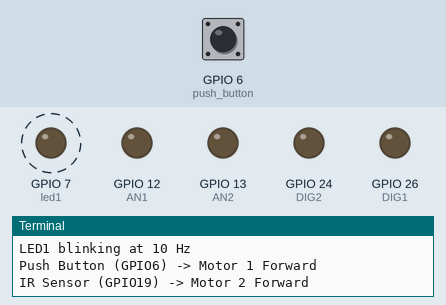
The program below on a simulated Raspberry Pi (BCM pin numbers). On the bench: output pins drawn as LEDs (lit = HIGH), the last lines printed to the terminal. Dashed ring = blinking. The inputs (shaded band) are chosen by the test bench; at power-on: GPIO 6 (push_button) HIGH. Threads take turns every 2 ms.

Above: at 1.26 s.
1.3 s: GPIO 6 (push_button) pulled LOW for 0.15 s
At 1.51 s:
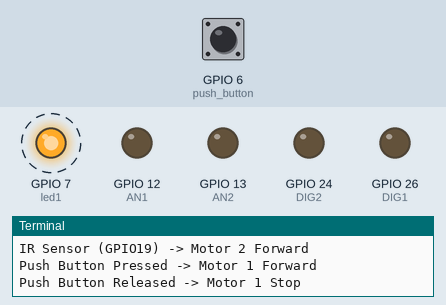
4.3 s: GPIO 6 (push_button) pulled LOW for 3.2 s
At 4.51 s:
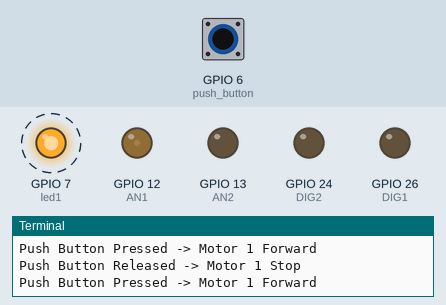
Timing chart, 0 to 15.0 s (numbered marks = the images above; inputs shaded):
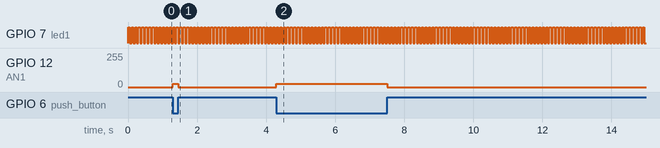

The program:

3_Integrating_PWM_DI.py
```python
from gpiozero import LED, Button
import RPi.GPIO as GPIO
import threading
import time
from signal import pause

# --------------------------------------------------
# GPIOZERO DEVICES
# --------------------------------------------------

# Status LED
led1 = LED(7)

# Push Button (changed to GPIO6)
push_button = Button(6)

# IR Sensor
ir_sensor = Button(19, pull_up=True)

# --------------------------------------------------
# MOTOR DRIVER SETUP (MDD10-Hat Sign-Magnitude Mode)
# --------------------------------------------------

GPIO.setmode(GPIO.BCM)
GPIO.setwarnings(False)

AN1 = 12
AN2 = 13
DIG1 = 26
DIG2 = 24

GPIO.setup(AN1, GPIO.OUT)
GPIO.setup(AN2, GPIO.OUT)
GPIO.setup(DIG1, GPIO.OUT)
GPIO.setup(DIG2, GPIO.OUT)

p1 = GPIO.PWM(AN1, 100)
p2 = GPIO.PWM(AN2, 100)

p1.start(0)
p2.start(0)

MOTOR_SPEED = 10

# --------------------------------------------------
# LED1 BLINKING THREAD (10 Hz)
# --------------------------------------------------

def blink_led():
    while True:
        led1.toggle()
        time.sleep(0.05)   # 10 Hz

threading.Thread(target=blink_led, daemon=True).start()

# --------------------------------------------------
# MOTOR 1 CONTROL (PUSH BUTTON)
# --------------------------------------------------

def motor1_forward():
    GPIO.output(DIG1, GPIO.LOW)
    p1.ChangeDutyCycle(MOTOR_SPEED)
    print("Push Button Pressed -> Motor 1 Forward")

def motor1_stop():
    p1.ChangeDutyCycle(0)
    print("Push Button Released -> Motor 1 Stop")

push_button.when_pressed = motor1_forward
push_button.when_released = motor1_stop

# --------------------------------------------------
# MOTOR 2 CONTROL (IR SENSOR)
# --------------------------------------------------

def motor2_forward():
    GPIO.output(DIG2, GPIO.LOW)
    p2.ChangeDutyCycle(MOTOR_SPEED)
    print("IR Sensor Triggered -> Motor 2 Forward")

def motor2_stop():
    p2.ChangeDutyCycle(0)
    print("IR Sensor Normal -> Motor 2 Stop")

ir_sensor.when_pressed = motor2_forward
ir_sensor.when_released = motor2_stop

# --------------------------------------------------
# MAIN
# --------------------------------------------------

print("System Ready")
print("LED1 blinking at 10 Hz")
print("Push Button (GPIO6) -> Motor 1 Forward")
print("IR Sensor (GPIO19) -> Motor 2 Forward")

try:
    pause()

except KeyboardInterrupt:
    pass

finally:
    p1.ChangeDutyCycle(0)
    p2.ChangeDutyCycle(0)
    p1.stop()
    p2.stop()
    GPIO.cleanup()
```

Measured:
- after the input at 1.3 s, GPIO 12 (AN1): 0/255 → 26/255 at once, → 0/255 0.15 s later
- after the input at 4.3 s, GPIO 12 (AN1): 0/255 → 26/255 at once, → 0/255 3.2 s later
- by itself, GPIO 7 (led1): alternates HIGH for 0.05 s and LOW for 0.05 s
